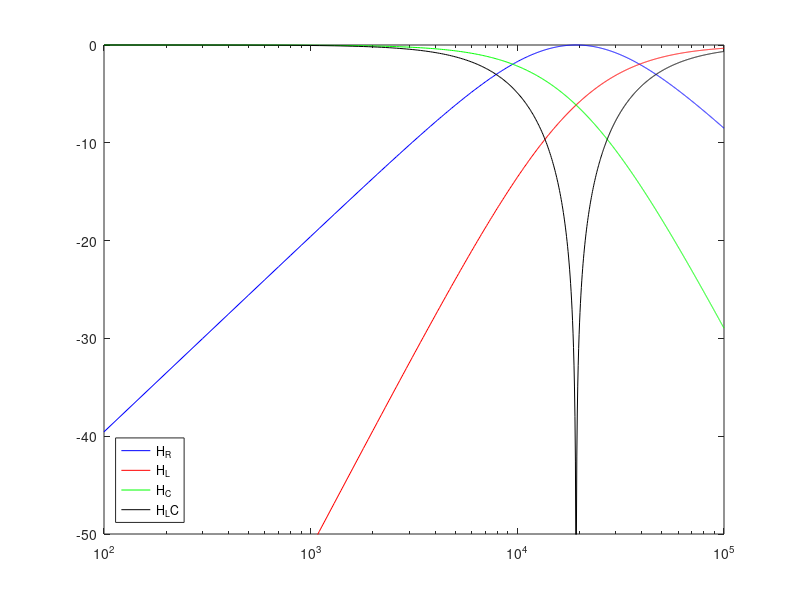

Source code (MATLAB):
% Prelab:

% Given is a series RLC resonant circuit with R = 390Ω, C = 270 nF 
% and L = 10 mH.
% 1. Name the filter characteristic measured over the different components, com-
% ponent combinations.

% 2. Show the Bode magnitude plot across the resistor, 
% the capacitor, the inductor and across the capacitor 
% and the inductor together. Use a 5 V amplitude and vary the
% frequency starting at 100 Hz up to 100 KHz.

% Develop a Matlab script to plot the four characteristic in one graph.
% Attach the script to the prelab!
% 3. Taking the magnitude across the resistance represents a band-pass filter. 
% Calculate the bandwidth and the Q factor of the circuit. 
% Extract the bandwidth from the Matlab plot and compare.

R = 390; % in ohm
C = 270E-9; % in F
L = 10E-3; % in H

w = 100:100:100E3;
jw = 1i*w;

% Voltage over the resistor
H_r = (jw .* (R .* C)) ./ ((jw.^2 .* L .* C) + (jw .* R .* C) + 1);

semilogx(w, 20 * log10(abs(H_r)), "blue");

hold on

% Voltage over the inductor
H_l = (jw.^2 .* L .* C) ./ ((jw.^2 .* L .* C) + (jw .* R .* C) + 1);
semilogx(w, 20 * log10(abs(H_l)), "red");

% Voltage over the capacitor
H_c = 1./((jw.^2 .* L .* C) + (jw .* R .* C) + 1);
semilogx(w, 20 * log10(abs(H_c)), "green");

% Voltage over the inductor and the capacitor
H_lc = ((jw.^2 .* L .* C) + 1) ./ ((jw.^2 .* L .* C) + jw .* R .*C + 1);
semilogx(w, 20 * log10(abs(H_lc)), "black");
ylim([-50, 0]);

legend("H_R", "H_L", "H_C", "H_LC", "Location", "southwest")

% Calculated bandwidth and quality factor:
B_calculated = R/L;
w_0 = 1/sqrt(L*C);
X_0 = sqrt(L/C);
Q_s = X_0/R;

% Obtained from the plot, respectively at their 11dB cutoff
% points: -20log10(1/sqrt(2) * 5) and 20log10(1/sqrt(2)*5)
w_2 = 4.69E4;
w_1 = 7.9E3;

B_plot = w_2 - w_1;

disp("Plot Bandwidth: " + (w_2 - w_1));

disp("Calculated Quality Factor: " + Q_s);
disp("Calculated Bandwidth: " + B_calculated);

%% Lab data results

% V_C hardcopy first - Low pass filter
% V_L hardcopy second - High pass filter 
% V_R hardcopy third - Band pass filter
% V_LC hardcopy fourth - Band-stop/Notch filter
% At resonance, the Lissajou is linear(a line), at 3100 Hz we see the
% Lissajou turn linear, so that must be the resonant frequency

% Phase shift: -500mDeg to 0 Deg(more conceretely, 0 deg)

% Corner frequencies: 1. 1290Hz  2. 7640Hz
